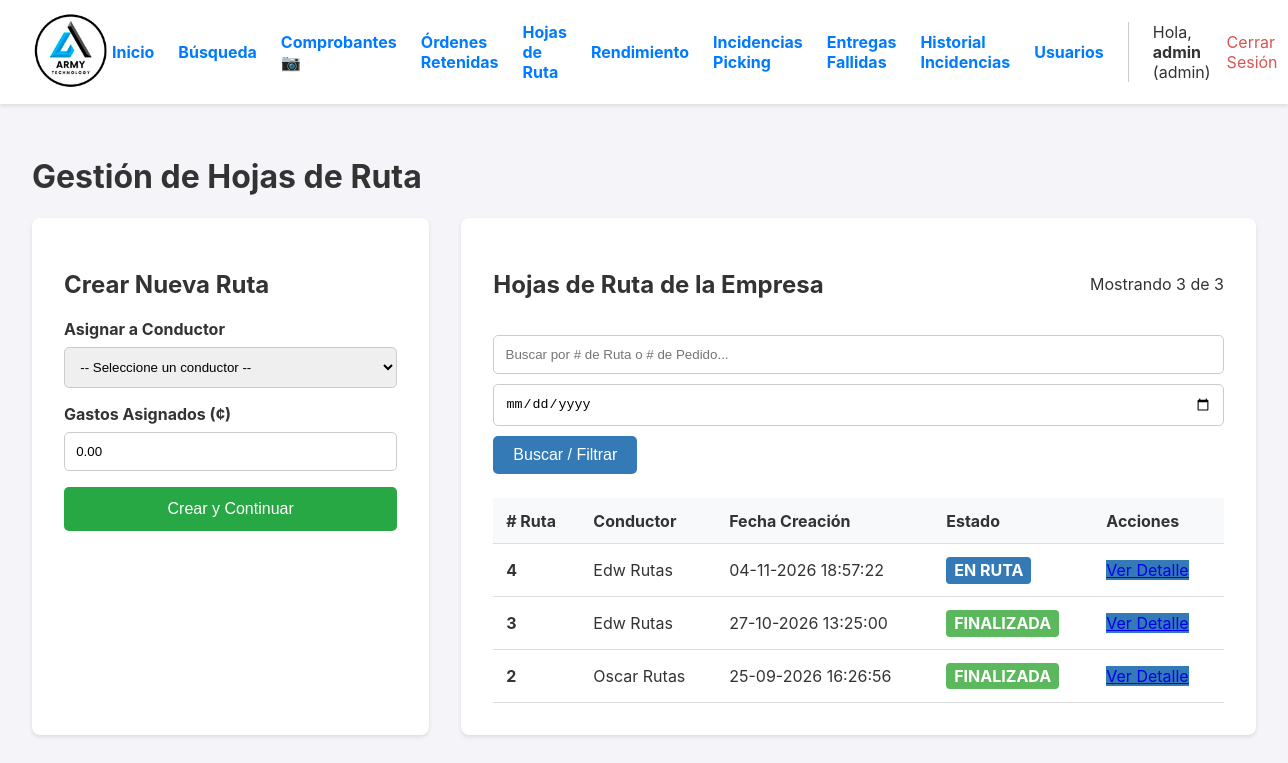
/rutas (signed in), run on the app's committed database.
### app.py (models this page shows, shortened)
class User(UserMixin, db.Model):
    id = db.Column(db.Integer, primary_key=True)
    username = db.Column(db.String(80), unique=True, nullable=False)
    password_hash = db.Column(db.String(256), nullable=False)
    role = db.Column(db.String(20), nullable=False, default='operario')

class HojaDeRuta(db.Model):
    __tablename__ = 'hoja_de_ruta'
    id = db.Column(db.Integer, primary_key=True)
    fecha_creacion = db.Column(db.DateTime, default=datetime.datetime.utcnow)
    estado = db.Column(db.String(20), nullable=False, default='EN_PREPARACION')
    gastos_asignados = db.Column(db.Float, nullable=False, default=0.0)
    ordenes = db.relationship('Orden', backref='hoja_de_ruta', lazy='dynamic')
    transacciones = db.relationship('Transaccion', backref='hoja_de_ruta', lazy='dynamic', cascade="all, delete-orphan")
    gastos_viaje = db.relationship('GastoViaje', backref='hoja_de_ruta', lazy='dynamic', cascade="all, delete-orphan")
    fecha_finalizacion = db.Column(db.DateTime, nullable=True)
    tipo_entrega = db.Column(db.String(20), nullable=False, default='INTERNA') # Valores: 'INTERNA', 'EXTERNA'
    conductor_id = db.Column(db.Integer, db.ForeignKey('user.id'), nullable=True) # Ahora es opcional
    conductor = db.relationship('User', backref='hojas_de_ruta')
    nombre_transportista = db.Column(db.String(100), nullable=True) # Ej: "Guatex", "Cargo Expreso"
    nombre_receptor = db.Column(db.String(100), nullable=True)     # Nombre de la persona que recibe
    id_receptor = db.Column(db.String(50), nullable=True)          # DPI, Cédula, etc.

### app.py (the view, shortened to what this page needs)
@app.route('/rutas', methods=['GET', 'POST'])
@login_required
@logistica_required
def gestionar_rutas():
    page = request.args.get('page', 1, type=int)
    search_query = request.args.get('search', '').strip()
    fecha_filtro = request.args.get('fecha', '').strip() # Extraemos el nuevo parámetro de fecha
    RUTAS_POR_PAGINA = 30
    query_base = db.select(HojaDeRuta).options(joinedload(HojaDeRuta.conductor)).where(HojaDeRuta.tipo_entrega == 'INTERNA')
    query_base = query_base.order_by(HojaDeRuta.fecha_creacion.desc())
    pagination = db.paginate(query_base, page=page, per_page=RUTAS_POR_PAGINA, error_out=False)
    rutas = pagination.items
    conductores = db.session.execute(db.select(User).filter_by(role='conductor').order_by(User.username)).scalars().all()
    return render_template(
        'gestionar_rutas.html',
        rutas=rutas,
        conductores=conductores,
        pagination=pagination,
        search_query=search_query,
        fecha_filtro=fecha_filtro # Pasamos el filtro para mantener el valor en la interfaz
    )

### app.py (called while the page is built)
def logistica_required(f):
    @wraps(f)
    def decorated_function(*args, **kwargs):
        if not current_user.is_authenticated or current_user.role not in ['admin', 'operario', 'garantias']:
            flash('Se requiere rol de Administrador, Operario o Garantías para acceder a esta página.', 'error')
            return redirect(url_for('dashboard'))
        return f(*args, **kwargs)
    return decorated_function

@login_manager.user_loader
def load_user(user_id):
    return db.session.get(User, int(user_id))

@app.template_filter('localtime')
def to_localtime_filter(utc_datetime):
    if not utc_datetime: return ""
    local_tz = pytz.timezone('America/Costa_Rica')
    local_dt = utc_datetime.replace(tzinfo=pytz.utc).astimezone(local_tz)
    return local_dt.strftime('%d-%m-%Y %H:%M:%S')

### templates/gestionar_rutas.html (shortened to what this page needs)
{% extends "layout.html" %}
{% block content %}
<h1>Gestión de Hojas de Ruta</h1>
<div class="admin-container">
    <div class="form-container">
        <h2>Crear Nueva Ruta</h2>
        <form method="POST">
            <div class="form-group">
                <label for="conductor_id">Asignar a Conductor</label>
                <select id="conductor_id" name="conductor_id" required>
                    <option value="">-- Seleccione un conductor --</option>
                </select>
            </div>
            <div class="form-group">
                <label for="gastos_asignados">Gastos Asignados (¢)</label>
                <input type="number" id="gastos_asignados" name="gastos_asignados" step="0.01" min="0" value="0.00" required>
            </div>
            <button type="submit" class="submit-btn">Crear y Continuar</button>
        </form>
    </div>
    <div class="list-container">
        <div style="display: flex; justify-content: space-between; align-items: center; margin-bottom: 1rem;">
            <h2>Hojas de Ruta de la Empresa</h2>
            <span>Mostrando {{ rutas|length }} de {{ pagination.total }}</span>
        </div>
        <form method="GET" class="search-form">
            <input type="text" name="search" placeholder="Buscar por # de Ruta o # de Pedido..." value="{{ search_query or '' }}">
            <input type="date" name="fecha" value="{{ fecha_filtro or '' }}" title="Filtrar por fecha de creación">
            <button type="submit" class="submit-btn search-btn" style="width: auto;">Buscar / Filtrar</button>
        </form>
        <table>
            <thead>
                <tr>
                    <th># Ruta</th>
                    <th>Conductor</th>
                    <th>Fecha Creación</th>
                    <th>Estado</th>
                    <th>Acciones</th>
                </tr>
            </thead>
            <tbody>
                {% for ruta in rutas %}
                <tr>
                    <td><strong>{{ ruta.id }}</strong></td>
                    <td>
                        {{ ruta.conductor.username if ruta.conductor else 'N/A' }}
                    </td>
                    <td>{{ ruta.fecha_creacion | localtime }}</td>
                    <td>
                        <span class="estado estado-{{ ruta.estado }}">{{ ruta.estado.replace('_', ' ') }}</span>
                    </td>
                    <td>
                        <a href="{{ url_for('detalle_ruta', ruta_id=ruta.id) }}" class="action-link" style="background-color: #337ab7; display: inline-block; margin-right: 5px;">Ver Detalle</a>
                    </td>
                </tr>
                {% else %}
                <tr>
                    <td colspan="5" style="text-align: center; padding: 2rem;">No hay hojas de ruta registradas que coincidan con la búsqueda.</td>
                </tr>
                {% endfor %}
            </tbody>
        </table>
    </div>
</div>
{% endblock %}

### templates/layout.html (shortened to what this page needs)
<!DOCTYPE html>
<html lang="es">
<head>
</head>
<body>
    <header>
        <div class="logo">
            <a href="{{ url_for('dashboard') }}">
                <img src="{{ url_for('static', filename='img/logo.png') }}" alt="Logo de la Empresa">
            </a>
        </div>
        <nav class="nav">
             {% if current_user.is_authenticated %}
                {% if current_user.role == 'admin' %}
                    <div class="nav-admin-links">
                        <a href="{{ url_for('dashboard') }}">Inicio</a>
                        <a href="{{ url_for('reportes_y_busqueda') }}">Búsqueda</a>
                        <a href="{{ url_for('galeria_comprobantes') }}">Comprobantes 📷</a>
                        <a href="{{ url_for('ordenes_retenidas') }}">Órdenes Retenidas</a>
                        <a href="{{ url_for('gestionar_rutas') }}">Hojas de Ruta</a>
                        <a href="{{ url_for('reporte_operarios') }}">Rendimiento</a>
                        <a href="{{ url_for('gestionar_incidencias') }}" class="nav-link-with-badge">
                            Incidencias Picking
                        </a>
                        <a href="{{ url_for('gestionar_entregas_fallidas') }}" class="nav-link-with-badge">
                            Entregas Fallidas
                        </a>
                        <a href="{{ url_for('historial_incidencias') }}">Historial Incidencias</a>
                        <a href="{{ url_for('gestionar_usuarios') }}">Usuarios</a>
                    </div>
                {% endif %}
                <div class="user-info">
                    <span>Hola, <strong>{{ current_user.username }}</strong> ({{ current_user.role }})</span>
                    <a href="{{ url_for('logout') }}" style="color: #d9534f;">Cerrar Sesión</a>
                </div>
             {% endif %}
        </nav>
    </header>
    <main>
        {% block content %}{% endblock %}
    </main>
</body>
</html>

### templates/layout.html (style rules this page uses)
body { font-family: -apple-system, BlinkMacSystemFont, "Segoe UI", Roboto, "Helvetica Neue", Arial, sans-serif; margin: 0; background-color: #f4f4f9; color: #333; }
header { background-color: #fff; padding: 10px 2em; display: flex; justify-content: space-between; align-items: center; box-shadow: 0 2px 4px rgba(0,0,0,0.1); position: sticky; top: 0; z-index: 100; }
.logo img { height: 80px; }
.nav { display: flex; align-items: center; gap: 1em; }
.nav-admin-links { display: flex; align-items: center; gap: 1.5em; font-weight: bold; border-right: 1px solid #ccc; padding-right: 1.5em; margin-right: 0.5em; }
.nav-admin-links a, .user-info a { text-decoration: none; color: #007bff; }
.user-info { display: flex; align-items: center; gap: 1em; }
main { padding: 2em; }
* { box-sizing: border-box; }
main { padding: 1em; }
@media (min-width: 768px) { main { padding: 2em; } }
.nav-link-with-badge { position: relative; text-decoration: none; }

### templates/gestionar_rutas.html (style rules this page uses)
.admin-container { display: grid; grid-template-columns: 1fr; gap: 2rem; }
@media (min-width: 992px) { .admin-container { grid-template-columns: 1fr 2fr; } }
.form-container, .list-container { background: white; padding: 2em; border-radius: 8px; box-shadow: 0 2px 4px rgba(0,0,0,0.1); }
.form-group { margin-bottom: 1rem; }
label { display: block; margin-bottom: 0.5rem; font-weight: bold; }
input[type="text"], input[type="number"], input[type="date"], select { width: 100%; padding: 0.7rem; border-radius: 5px; border: 1px solid #ccc; box-sizing: border-box; }
.submit-btn { width: 100%; padding: 0.8rem; background-color: #28a745; color: white; border: none; border-radius: 5px; cursor: pointer; font-size: 1rem; }
table { width: 100%; border-collapse: collapse; }
th, td { padding: 0.8rem; border-bottom: 1px solid #ddd; text-align: left; vertical-align: middle; }
th { background-color: #f8f9fa; }
.estado { font-weight: bold; padding: 0.2em 0.5em; border-radius: 4px; color: white; display: inline-block; text-transform: capitalize; }
.estado-EN_RUTA { background-color: #337ab7; }
.estado-FINALIZADA { background-color: #5cb85c; }
.search-form { display: flex; gap: 10px; margin-bottom: 1.5rem; flex-wrap: wrap; }
.search-form input[type="text"] { flex-grow: 2; min-width: 200px; }
.search-form input[type="date"] { flex-grow: 1; min-width: 150px; }
.search-form .search-btn { width: 100%; padding: 10px 20px; background-color: #337ab7; }

### data on the page
User: username "admin", role "admin"
HojaDeRuta: id "4", conductor "Edw Rutas", fecha_creacion "04-11-2026 18:57:22", estado.replace "EN RUTA"
HojaDeRuta: id "3", conductor "Edw Rutas", fecha_creacion "27-10-2026 13:25:00", estado.replace "FINALIZADA"
HojaDeRuta: id "2", conductor "Oscar Rutas", fecha_creacion "25-09-2026 16:26:56", estado.replace "FINALIZADA"

### other printed values
{{ rutas|length }} "3"
{{ pagination.total }} "3"
